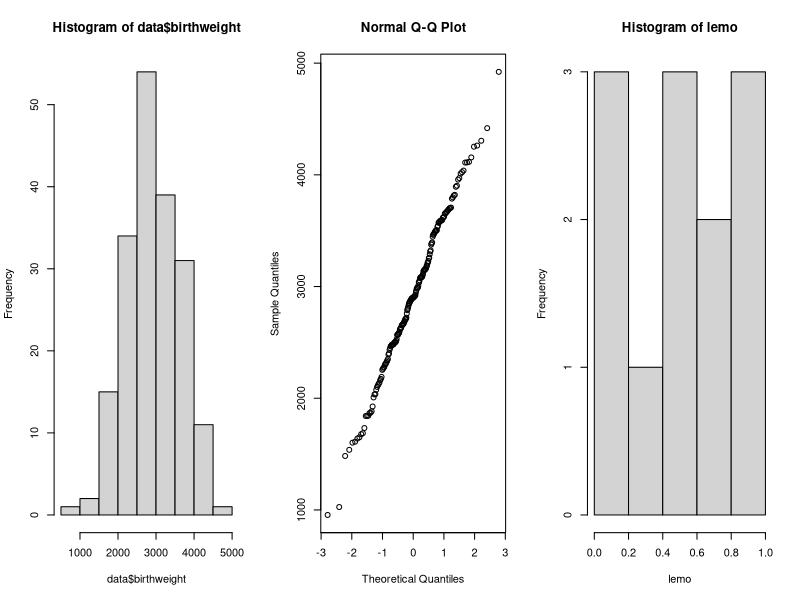
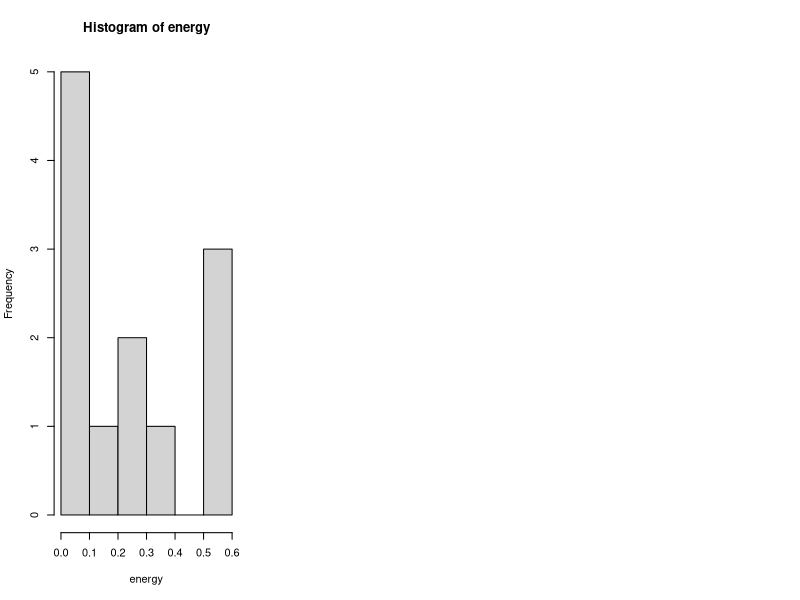

The R source for these figures, in order:
## ---- chunk 1
library(tidyverse)
library(rstudioapi)

knitr::opts_chunk$set(echo = TRUE)
setwd(dirname(getActiveDocumentContext()$path))
# round numbers to 3 digits
options(digits = 3)
## ---- chunk 2
par(mfrow=c(1,3))
data <- read.table(file="data/birthweight.txt",header=TRUE)
data
hist(data$birthweight)
shapiro.test(data$birthweight)
qqnorm(data$birthweight)



error = qnorm(0.95)*(sd(data$birthweight)/sqrt(length((data$birthweight))))

ci = c(mean(data$birthweight) - error, mean(data$birthweight) + error)
ci
## ---- chunk 3
t.test(data$birthweight, alternative = "greater", mu=2800)
## ---- chunk 4
data <- read.table(file="data/run.txt",header=TRUE)
data
bef_limo = data[ which(data$drink=='lemo'),]$before 
bef_energy =data[ which(data$drink=='energy'),]$before 
aft_limo = data[ which(data$drink=='lemo'),]$after
aft_energy =  data[ which(data$drink=='energy'),]$after

aft_limo
lemo = c()
energy = c()
for (i in 1:length(aft_limo))
  {y = abs(bef_energy[i] - aft_energy[i]); x = abs(bef_limo[i] - aft_limo[i]); lemo = c(lemo,x );energy = c(energy, y); y}

lemo
energy

hist(lemo)
hist(energy)

wilcox.test(lemo, energy)
ks.test(lemo,energy)
